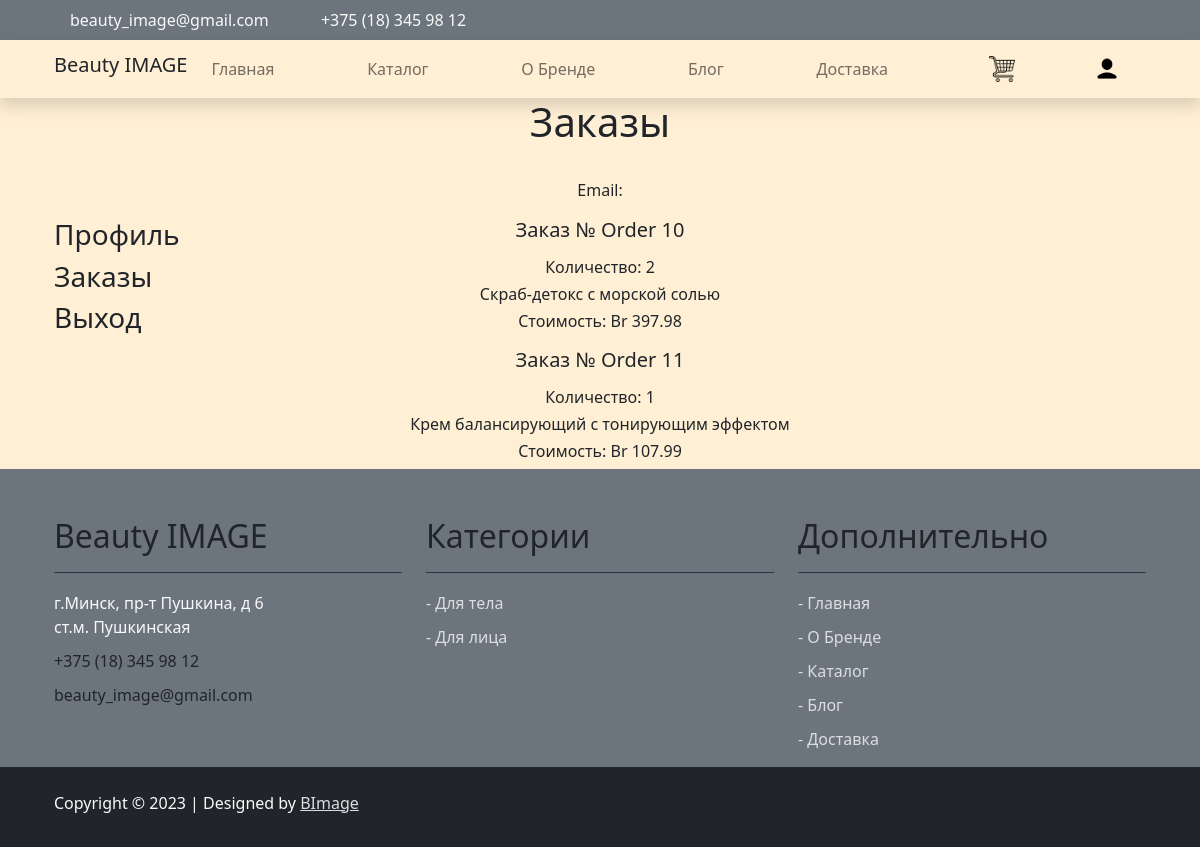
The page /auth/orders/ on the database as committed earlier.
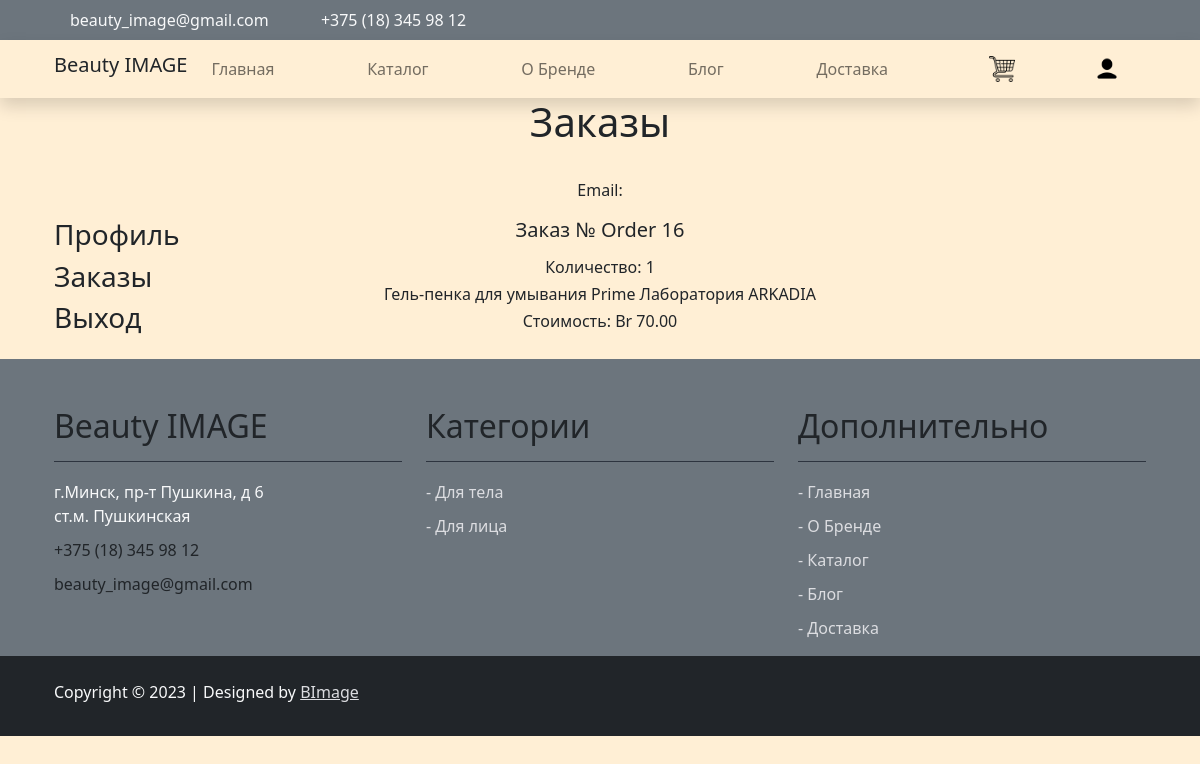
The same page on the database as committed later.
### order/models.py (models this page shows, shortened)
class OrderItem(models.Model):
    order = models.ForeignKey(Order, related_name='items', on_delete=models.CASCADE)
    product = models.ForeignKey(Product, related_name='order_items', on_delete=models.CASCADE)
    price = models.DecimalField(max_digits=10, decimal_places=2)
    quantity = models.PositiveIntegerField(default=1)
    def get_cost(self):
        return self.price * self.quantity

class Order(models.Model):
    first_name = models.CharField(max_length=50)
    last_name = models.CharField(max_length=50)
    email = models.EmailField()
    address = models.CharField(max_length=250)
    postal_code = models.CharField(max_length=20)
    city = models.CharField(max_length=100)
    created = models.DateTimeField(auto_now_add=True)
    updated = models.DateTimeField(auto_now=True)
    paid = models.BooleanField(default=False)
    class Meta:
        ordering = ('-created',)
        verbose_name = 'Заказ'
        verbose_name_plural = 'Заказы'
    def __str__(self):
        return 'Order {}'.format(self.id)

### catalog/models.py (models this page shows)
class Product(models.Model):
    article = models.CharField(max_length=10)
    name = models.CharField(max_length=200)
    description = models.TextField(null=True)
    stock = models.PositiveIntegerField()
    price = models.DecimalField(max_digits=7, decimal_places=2)
    image = models.ImageField(upload_to='img/')
    available = models.BooleanField(default=True)
    created = models.DateTimeField(auto_now_add=True)
    updated = models.DateTimeField(auto_now=True)
    category = models.ForeignKey(Category, on_delete=models.CASCADE)
    def __str__(self):
        return self.name

### authentication/views.py (the view)
# urls.py: path('orders/', views.orders, name='orders'),
def orders(request):
    my_orders = Order.objects.filter(first_name=request.user)
    orderitems = OrderItem.objects.all()
    context = {'my_orders': my_orders,
               'orderitems': orderitems}
    return render(request, 'orders.html', context)

### cart/context_processors.py (called while the page is built)
def cart(request):
    return {'cart': Cart(request)}

### order/templates/orders.html (shortened to what this page needs)
{% extends "base.html" %}
{% load static %}
{% block page_content %}
<div class="container">
    <div class="row">
        <div class="col-md-6 m-auto text-center">
            <h1 class="h1">Заказы</h1>
            {{ profile.last_name }} {{ profile.first_name }} {{ profile.patronymic }}<br>
            Email: {{ user.email }}<br>
        </div>
    </div>
    <div class="row">
        <div class="col-lg-3 my-sm-3">
            <h3><a class="h3 text-dark text-decoration-none" href="{% url 'profile' %}">Профиль</a></h3>
            <h3><a class="h3 text-dark text-decoration-none" href="{% url 'orders' %}">Заказы</a></h3>
            <h3><a class="h3 text-dark text-decoration-none" href="{% url 'logout' %}">Выход</a></h3>
        </div>
        <div class="col-lg-6 text-center">
            {% for order in orderitems %}
            <p><h5>Заказ № {{ order.order }}</h5></p>
            <h6>Количество: {{ order.quantity }}</h6>
            <h6>{{ order.product }}</h6>
            <h6>Стоимость: Br {{ order.get_cost }}</h6>
            {% endfor %}
        </div>
    </div>
</div>
{% endblock %}

Rows that differ between the two databases and show on the page:
removed OrderItem: order "Order 10", quantity "2", product "Скраб-детокс с морской солью", get_cost "397.98"
removed OrderItem: order "Order 11", quantity "1", product "Крем балансирующий с тонирующим эффектом", get_cost "107.99"
added OrderItem: order "Order 16", quantity "1", product "Гель-пенка для умывания Prime Лаборатория ARKADIA", get_cost "70.00"
